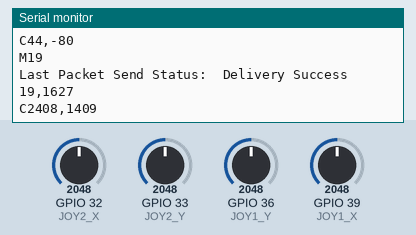
Simulated run of this program. Board: ESP32. Shown: the last lines printed to the serial monitor. The inputs (shaded band) are chosen by the test bench; at power-on: GPIO 32 (JOY2_X) = 2048, GPIO 33 (JOY2_Y) = 2048, GPIO 36 (JOY1_Y) = 2048, GPIO 39 (JOY1_X) = 2048.

Above: at 8.2 s.
8.3 s: GPIO 32 (JOY2_X) set to 1914
At 8.51 s:
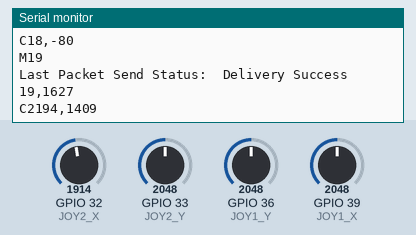
9.8 s: GPIO 32 (JOY2_X) set to 1872
At 10.18 s:
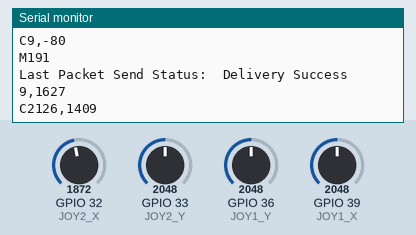
Timing chart, 0 to 12.3 s (numbered marks = the images above; inputs shaded):
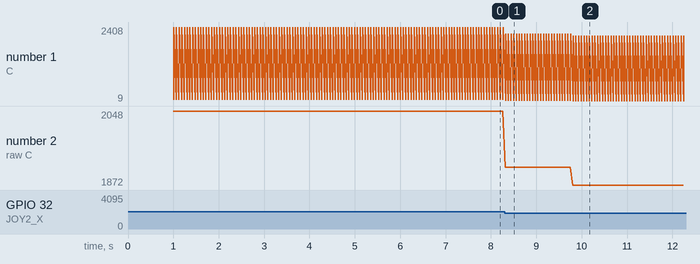

Measured:
- after the input at 8.3 s, the serial monitor: prints a new line at once (image 1)
- after the input at 9.8 s, the serial monitor: prints a new line at once (image 2)
- plotted number 1: 2408 → 2194 after the input at 8.3 s, 2194 → 2126 after the input at 9.8 s
- plotted number 2: 2048 → 1914 after the input at 8.3 s, 1914 → 1872 after the input at 9.8 s

The program:

main.cpp
```cpp
#include <esp_now.h>
#include <WiFi.h>

// Movement Joystick
#define JOY1_X 39
#define JOY1_Y 36

// Claw Joystick
#define JOY2_X 32
#define JOY2_Y 33
#define JOY2_Z 25  // Assuming a button for the Z axis

// MAC Address of the toy - edit as required
uint8_t toyAddress[] = {0x24, 0x0A, 0xC4, 0x8B, 0x6C, 0xE8}; //DEVKITV1

// Define a data structure
typedef struct struct_message {
  int joy1_x;
  int joy1_y;
  int joy2_x;
  int joy2_y;
  int joy2_z;
} struct_message;

// Create a structured object
struct_message myData;

// Peer info
esp_now_peer_info_t peerInfo;

/*
// Calibration offsets
const int JOY1_X_OFFSET = 2048 - 1831;
const int JOY1_Y_OFFSET = 2048 - 1858;
const int JOY2_X_OFFSET = 2048 - 1852;
const int JOY2_Y_OFFSET = 2048 - 1829;
*/


// Calibration offsets
const int JOY1_X_OFFSET = 2048 - 2180;
const int JOY1_Y_OFFSET = 2048 - 2150;
const int JOY2_X_OFFSET = 2048 - 1980;
const int JOY2_Y_OFFSET = 2048 - 2140;


// Callback function called when data is sent
void OnDataSent(const uint8_t *mac_addr, esp_now_send_status_t status) {
  Serial.print("\r\nLast Packet Send Status:\t");
  Serial.println(status == ESP_NOW_SEND_SUCCESS ? "Delivery Success" : "Delivery Fail");
}

void setup() {
  // Set up Serial Monitor
  Serial.begin(115200);
  delay(1000);  // Delay for stabilization

  // Set ESP32 as a Wi-Fi Station
  WiFi.mode(WIFI_STA);

  // Initialize ESP-NOW
  if (esp_now_init() != ESP_OK) {
    Serial.println("Error initializing ESP-NOW");
    return;
  }

  // Register the send callback
  esp_now_register_send_cb(OnDataSent);

  // Register peer
  memcpy(peerInfo.peer_addr, toyAddress, 6);
  peerInfo.channel = 0;
  peerInfo.encrypt = false;

  // Add peer
  if (esp_now_add_peer(&peerInfo) != ESP_OK) {
    Serial.println("Failed to add peer");
    return;
  }
}


int scaleValue(int value, int offset, int minValue, int maxValue) {
  int midpoint = (maxValue + minValue) / 2;
  if ((value) <= midpoint) {
    return map(value, minValue, midpoint, 0, 2048+ offset);
  } else {
    return map(value, (midpoint+1), maxValue, 2049-offset, 4095);
  }
}


void loop() {
  // Read the joystick values
  int raw_joy1_x_value = analogRead(JOY1_X);
  int raw_joy1_y_value = analogRead(JOY1_Y);
  int raw_joy2_x_value = analogRead(JOY2_X);
  int raw_joy2_y_value = analogRead(JOY2_Y);
  //int joy2_z_value = digitalRead(JOY2_Z);

    // Write the values to serial monitor for debugging
  Serial.print("raw_M" + String(raw_joy1_x_value) + "," + String(raw_joy1_y_value) + "\n"); // Movement values
  Serial.print("raw_C" + String(raw_joy2_x_value) + "," + String(raw_joy2_y_value) + "\n"); // Claw values


  // Apply scaling based on calibration offsets

  int joy1_x_value = scaleValue(raw_joy1_x_value, JOY1_X_OFFSET, 3200, 900);
  int joy1_y_value = scaleValue(raw_joy1_y_value, JOY1_Y_OFFSET, 2850, 650);
  int joy2_x_value = scaleValue(raw_joy2_x_value, JOY2_X_OFFSET, 460, 3100);
  int joy2_y_value = scaleValue(raw_joy2_y_value, JOY2_Y_OFFSET, 2750, 500);


  // Map the scaled joystick values for the motors
  myData.joy1_x = map(joy1_x_value, 0, 4095, -255, 255);
  myData.joy1_y = map(joy1_y_value, 0, 4095, -255, 255);
  myData.joy2_x = map(joy2_x_value, 0, 4095, -255, 255);
  myData.joy2_y = map(joy2_y_value, 0, 4095, -255, 255);
  //myData.joy2_z = joy2_z_value;


  // Send message via ESP-NOW
  esp_err_t result = esp_now_send(toyAddress, (uint8_t *)&myData, sizeof(myData));

  if (result == ESP_OK) {
    Serial.println("Sending confirmed");
  } else {
    Serial.println("Sending error");
  }
  Serial.println("0x24, 0x0A, 0xC4, 0x8B, 0x6C, 0xE8");


  // Write the values to serial monitor for debugging
  Serial.print("M" + String(myData.joy1_x) + "," + String(myData.joy1_y) + "\n"); // Movement values
  Serial.print("C" + String(myData.joy2_x) + "," + String(myData.joy2_y) + "\n"); // Claw values

  // Write the raw values to serial monitor for debugging
  Serial.print("M" + String(joy1_x_value) + "," + String(joy1_y_value) + "\n"); // Movement values
  Serial.print("C" + String(joy2_x_value) + "," + String(joy2_y_value) + "\n"); // Claw values

  delay(50);
}
```
